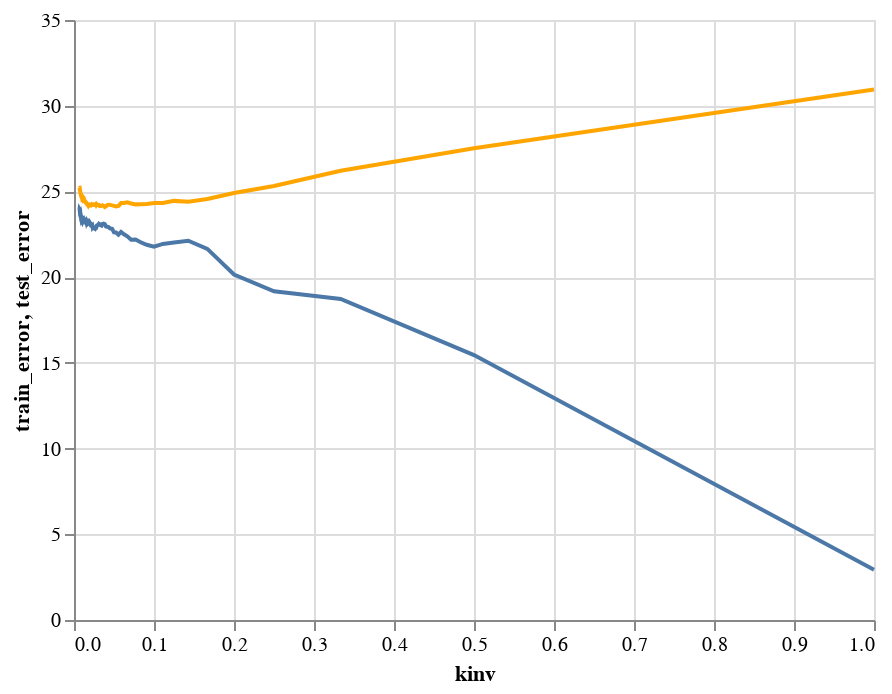

Here is the notebook cell this chart was saved with:
### Code cell
ctrain = alt.Chart(df_scores).mark_line().encode(
    x = "kinv",
    y = "train_error"
)
ctest = alt.Chart(df_scores).mark_line(color="orange").encode(
    x = "kinv",
    y = "test_error"
)
ctrain+ctest

### Figure 1 — Vega-Lite specification as saved in the notebook (floating-point values rounded to 4 significant figures; data arrays with more than 128 entries replaced by an {"elided": "..."} marker saying what was removed)
{"config": {"view": {"continuousWidth": 400, "continuousHeight": 300}}, "layer": [{"mark": "line", "encoding": {"x": {"type": "quantitative", "field": "kinv"}, "y": {"type": "quantitative", "field": "train_error"}}}, {"mark": {"type": "line", "color": "orange"}, "encoding": {"x": {"type": "quantitative", "field": "kinv"}, "y": {"type": "quantitative", "field": "test_error"}}}], "data": {"name": "data-0cccd133063ce9d27fa543314c85f01a"}, "$schema": "https://vega.github.io/schema/vega-lite/v4.8.1.json", "datasets": {"data-0cccd133063ce9d27fa543314c85f01a": {"elided": "149 records"}}}
